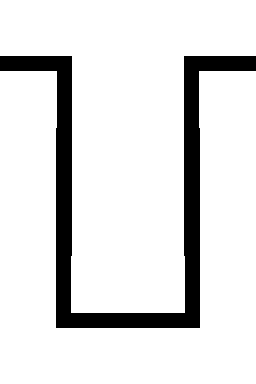

Tiled map render using the project's own tile images. Description and the whole map definition, tile-layer contents included, below:
An orthogonal 2x3 tile map with 128x128 px tiles, 1 tile layer (Tile Layer 1).

<map version="1.5" tiledversion="1.7.2" orientation="orthogonal" renderorder="right-down" width="2" height="3" tilewidth="128" tileheight="128" infinite="0" nextlayerid="2" nextobjectid="1">
 <tileset firstgid="1" name="g1" tilewidth="128" tileheight="128" tilecount="15" columns="0">
  <grid orientation="orthogonal" width="1" height="1" />
  <tile id="0">
   <image width="128" height="128" source="../tileset/0.bmp" />
  </tile>
  <tile id="1">
   <image width="128" height="128" source="../tileset/1.bmp" />
  </tile>
  <tile id="2">
   <image width="128" height="128" source="../tileset/2.bmp" />
  </tile>
  <tile id="3">
   <image width="128" height="128" source="../tileset/3.bmp" />
  </tile>
  <tile id="4">
   <image width="128" height="128" source="../tileset/4.bmp" />
  </tile>
  <tile id="5">
   <image width="128" height="128" source="../tileset/5.bmp" />
  </tile>
  <tile id="6">
   <image width="128" height="128" source="../tileset/6.bmp" />
  </tile>
  <tile id="7">
   <image width="128" height="128" source="../tileset/7.bmp" />
  </tile>
  <tile id="8">
   <image width="128" height="128" source="../tileset/8.bmp" />
  </tile>
  <tile id="9">
   <image width="128" height="128" source="../tileset/9.bmp" />
  </tile>
  <tile id="10">
   <image width="128" height="128" source="../tileset/10.bmp" />
  </tile>
  <tile id="11">
   <image width="128" height="128" source="../tileset/11.bmp" />
  </tile>
  <tile id="12">
   <image width="128" height="128" source="../tileset/12.bmp" />
  </tile>
  <tile id="13">
   <image width="128" height="128" source="../tileset/13.bmp" />
  </tile>
  <tile id="14">
   <image width="128" height="128" source="../tileset/14.bmp" />
  </tile>
 </tileset>
 <layer id="1" name="Tile Layer 1" width="2" height="3">
  <data encoding="csv">
9,8,
5,5,
7,10
</data>
 </layer>
</map>
